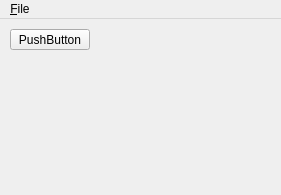
<?xml version="1.0" encoding="UTF-8"?>
<ui version="4.0">
 <class>MainWindow</class>
 <widget class="QMainWindow" name="MainWindow">
  <property name="geometry">
   <rect>
    <x>0</x>
    <y>0</y>
    <width>281</width>
    <height>195</height>
   </rect>
  </property>
  <property name="windowTitle">
   <string>MainWindow</string>
  </property>
  <widget class="QWidget" name="centralWidget">
   <widget class="QPushButton" name="pushButton">
    <property name="geometry">
     <rect>
      <x>10</x>
      <y>10</y>
      <width>80</width>
      <height>21</height>
     </rect>
    </property>
    <property name="text">
     <string>PushButton</string>
    </property>
   </widget>
  </widget>
  <widget class="QMenuBar" name="menuBar">
   <property name="geometry">
    <rect>
     <x>0</x>
     <y>0</y>
     <width>281</width>
     <height>19</height>
    </rect>
   </property>
   <widget class="QMenu" name="menu_File">
    <property name="title">
     <string>&amp;File</string>
    </property>
    <addaction name="action_Quit"/>
   </widget>
   <addaction name="menu_File"/>
  </widget>
  <action name="action_Quit">
   <property name="text">
    <string>&amp;Quit</string>
   </property>
  </action>
 </widget>
 <layoutdefault spacing="6" margin="11"/>
 <resources/>
 <connections/>
</ui>
